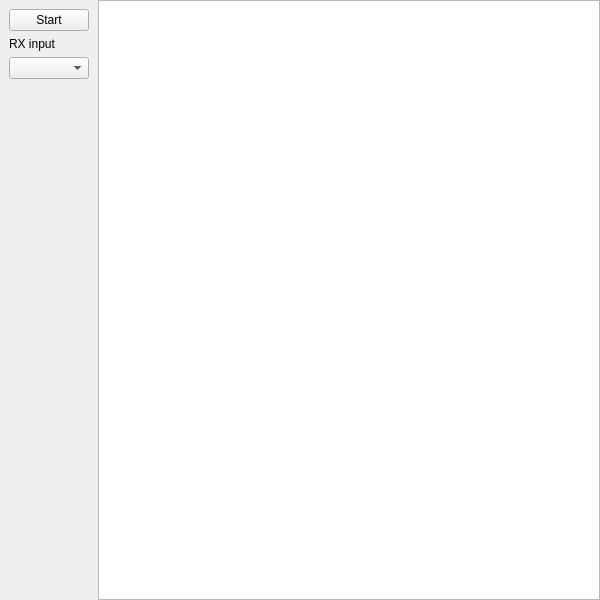
<?xml version="1.0" encoding="UTF-8"?>
<ui version="4.0">
 <class>ServerDisplay</class>
 <widget class="QMainWindow" name="ServerDisplay">
  <property name="geometry">
   <rect>
    <x>0</x>
    <y>0</y>
    <width>600</width>
    <height>600</height>
   </rect>
  </property>
  <property name="minimumSize">
   <size>
    <width>600</width>
    <height>600</height>
   </size>
  </property>
  <property name="windowTitle">
   <string>SDR receiver</string>
  </property>
  <widget class="QWidget" name="centralWidget">
   <layout class="QHBoxLayout" name="horizontalLayout">
    <property name="spacing">
     <number>0</number>
    </property>
    <property name="leftMargin">
     <number>0</number>
    </property>
    <property name="topMargin">
     <number>0</number>
    </property>
    <property name="rightMargin">
     <number>0</number>
    </property>
    <property name="bottomMargin">
     <number>0</number>
    </property>
    <item>
     <widget class="QWidget" name="controlWidget" native="true">
      <layout class="QVBoxLayout" name="connectLayout">
       <item>
        <widget class="QPushButton" name="startButton">
         <property name="text">
          <string>Start</string>
         </property>
        </widget>
       </item>
       <item>
        <widget class="QLabel" name="label">
         <property name="text">
          <string>RX input</string>
         </property>
        </widget>
       </item>
       <item>
        <widget class="QComboBox" name="inputBox"/>
       </item>
       <item>
        <spacer name="spacer">
         <property name="orientation">
          <enum>Qt::Vertical</enum>
         </property>
         <property name="sizeHint" stdset="0">
          <size>
           <width>20</width>
           <height>40</height>
          </size>
         </property>
        </spacer>
       </item>
      </layout>
     </widget>
    </item>
    <item>
     <widget class="QPlainTextEdit" name="logViewer">
      <property name="readOnly">
       <bool>true</bool>
      </property>
     </widget>
    </item>
   </layout>
  </widget>
 </widget>
 <resources/>
 <connections/>
</ui>
